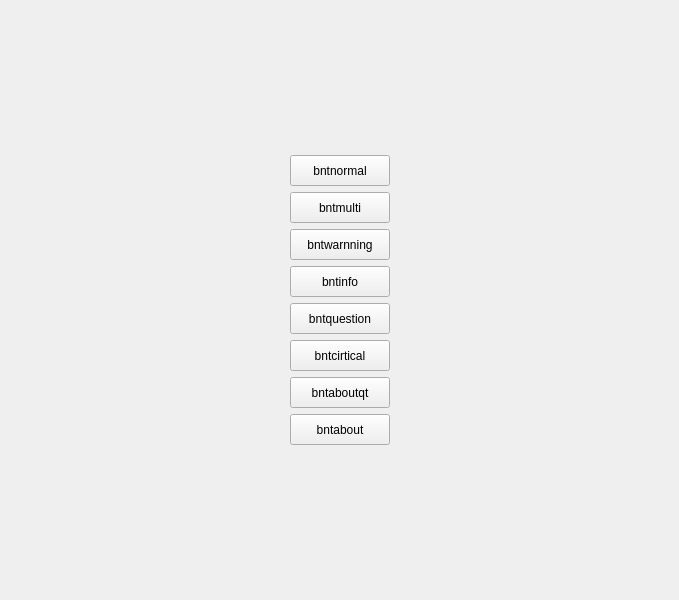
<?xml version="1.0" encoding="UTF-8"?>
<ui version="4.0">
 <class>QMessageBox</class>
 <widget class="QWidget" name="QMessageBox">
  <property name="geometry">
   <rect>
    <x>0</x>
    <y>0</y>
    <width>679</width>
    <height>600</height>
   </rect>
  </property>
  <property name="windowTitle">
   <string>QMessageBox</string>
  </property>
  <layout class="QGridLayout" name="gridLayout">
   <item row="0" column="0">
    <spacer name="horizontalSpacer">
     <property name="orientation">
      <enum>Qt::Horizontal</enum>
     </property>
     <property name="sizeHint" stdset="0">
      <size>
       <width>271</width>
       <height>20</height>
      </size>
     </property>
    </spacer>
   </item>
   <item row="0" column="1">
    <layout class="QVBoxLayout" name="verticalLayout">
     <item>
      <widget class="QPushButton" name="bntnormal">
       <property name="minimumSize">
        <size>
         <width>100</width>
         <height>31</height>
        </size>
       </property>
       <property name="maximumSize">
        <size>
         <width>100</width>
         <height>31</height>
        </size>
       </property>
       <property name="text">
        <string>bntnormal</string>
       </property>
      </widget>
     </item>
     <item>
      <widget class="QPushButton" name="bntmulti">
       <property name="minimumSize">
        <size>
         <width>100</width>
         <height>31</height>
        </size>
       </property>
       <property name="maximumSize">
        <size>
         <width>100</width>
         <height>31</height>
        </size>
       </property>
       <property name="text">
        <string>bntmulti</string>
       </property>
      </widget>
     </item>
     <item>
      <widget class="QPushButton" name="bntwarnning">
       <property name="minimumSize">
        <size>
         <width>100</width>
         <height>31</height>
        </size>
       </property>
       <property name="maximumSize">
        <size>
         <width>100</width>
         <height>31</height>
        </size>
       </property>
       <property name="text">
        <string>bntwarnning</string>
       </property>
      </widget>
     </item>
     <item>
      <widget class="QPushButton" name="bntinfo">
       <property name="minimumSize">
        <size>
         <width>100</width>
         <height>31</height>
        </size>
       </property>
       <property name="maximumSize">
        <size>
         <width>100</width>
         <height>31</height>
        </size>
       </property>
       <property name="text">
        <string>bntinfo</string>
       </property>
      </widget>
     </item>
     <item>
      <widget class="QPushButton" name="bntquestion">
       <property name="minimumSize">
        <size>
         <width>100</width>
         <height>31</height>
        </size>
       </property>
       <property name="maximumSize">
        <size>
         <width>100</width>
         <height>31</height>
        </size>
       </property>
       <property name="text">
        <string>bntquestion</string>
       </property>
      </widget>
     </item>
     <item>
      <widget class="QPushButton" name="bntcirtical">
       <property name="minimumSize">
        <size>
         <width>100</width>
         <height>31</height>
        </size>
       </property>
       <property name="maximumSize">
        <size>
         <width>100</width>
         <height>31</height>
        </size>
       </property>
       <property name="text">
        <string>bntcirtical</string>
       </property>
      </widget>
     </item>
     <item>
      <widget class="QPushButton" name="bntaboutqt">
       <property name="minimumSize">
        <size>
         <width>100</width>
         <height>31</height>
        </size>
       </property>
       <property name="maximumSize">
        <size>
         <width>100</width>
         <height>31</height>
        </size>
       </property>
       <property name="text">
        <string>bntaboutqt</string>
       </property>
      </widget>
     </item>
     <item>
      <widget class="QPushButton" name="bntabout">
       <property name="minimumSize">
        <size>
         <width>100</width>
         <height>31</height>
        </size>
       </property>
       <property name="maximumSize">
        <size>
         <width>100</width>
         <height>31</height>
        </size>
       </property>
       <property name="text">
        <string>bntabout</string>
       </property>
      </widget>
     </item>
    </layout>
   </item>
   <item row="0" column="2">
    <spacer name="horizontalSpacer_2">
     <property name="orientation">
      <enum>Qt::Horizontal</enum>
     </property>
     <property name="sizeHint" stdset="0">
      <size>
       <width>270</width>
       <height>20</height>
      </size>
     </property>
    </spacer>
   </item>
  </layout>
 </widget>
 <resources/>
 <connections/>
</ui>
